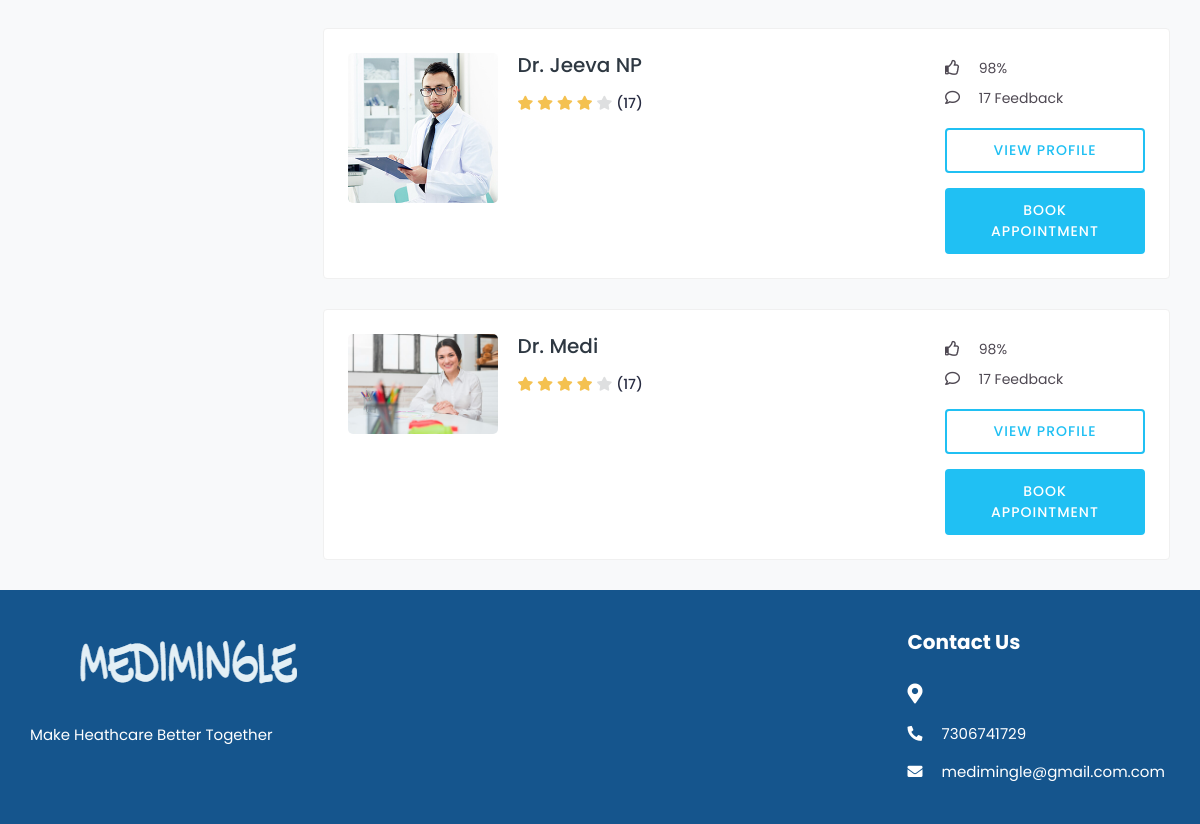
The app's page /doctor_search/ (signed in, lower part), older data.
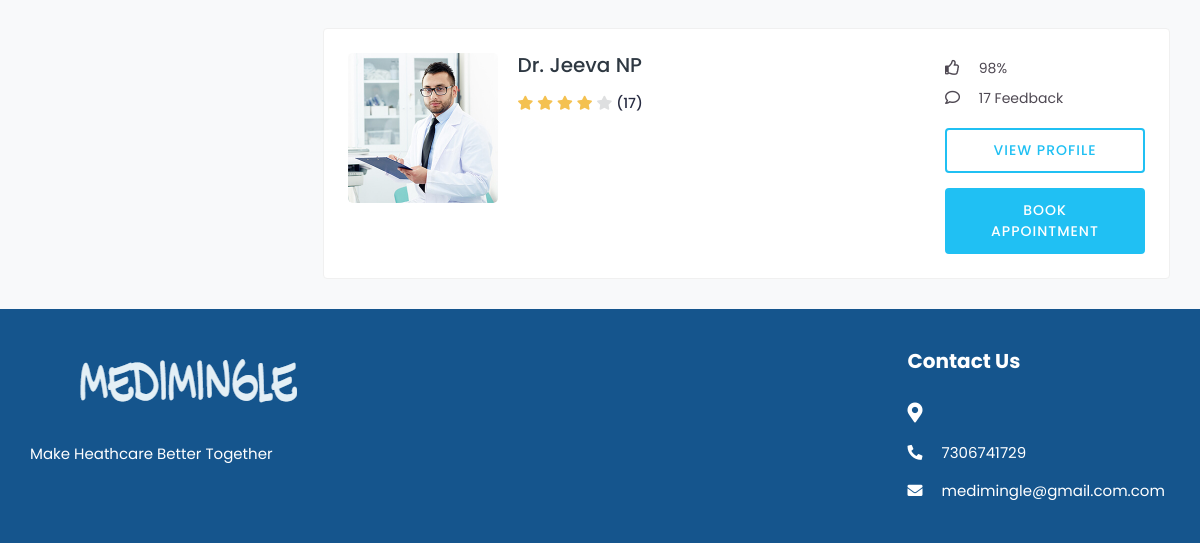
The same page, newer data.
### medi/models.py (models this page shows, shortened)
class Doctor(models.Model):
    user = models.OneToOneField(tbl_user, on_delete=models.CASCADE)
    city  = models.CharField(max_length=50,null=True,blank=True)
    profile_image = models.ImageField(upload_to='doctor/',default='default.png')
    gender = models.CharField(max_length=10, blank=True)
    description = models.TextField(blank=True)
    date_joined = models.DateTimeField(default=datetime.now, blank=True)
    consulting_fee = models.DecimalField(max_digits=10, decimal_places=2,blank=True,null=True)
    registration_number = models.CharField(max_length=50, null=True, blank=True)
    certificate = models.FileField(upload_to='certificates/', null=True, blank=True)

class tbl_user(AbstractUser):
    email=models.EmailField(unique=True)
    phone_number=models.CharField(max_length=15, null=True)
    USER_TYPE_CHOICES = (
        ('patient', 'Patient'),('doctor', 'Doctor'),
    )
    user_type = models.CharField(
        max_length=10,
        choices=USER_TYPE_CHOICES,
        default='patient',
    )
    is_email_verified = models.BooleanField(default=False)
    email_verification_token = models.CharField(max_length=255, blank=True, null=True)
    status= models.BooleanField(default=False)

### medi/views.py (the view)
# urls.py: path('doctor_search/', views.doctor_search, name='doctor_search'),
@never_cache
@login_required(login_url='signin')
@never_cache
@login_required(login_url='signin')
def doctor_search(request):
    gender_type = request.GET.get('gender_type')
    select_specialist = request.GET.getlist('select_specialist')
    doctors = Doctor.objects.all()
    if gender_type:
        doctors = doctors.filter(gender=gender_type)
    if select_specialist:
        doctors = doctors.filter(doctorspecialization__specialized_category__in=select_specialist)
    return render(request, 'doctor_search.html', {'doctors': doctors})

### templates/doctor_search.html (shortened to what this page needs)
{% load static %}
<!DOCTYPE html>
<html lang="en">
<head>
		<link rel="stylesheet" href="{% static '/assets/css/bootstrap.min.css'%}">
		<link rel="stylesheet" href="{% static '/assets/plugins/fontawesome/css/fontawesome.min.css'%}">
		<link rel="stylesheet" href="{% static '/assets/plugins/fontawesome/css/all.min.css'%}">
		<link rel="stylesheet" href="{% static '/assets/css/style.css'%}">
	</head>
	<body>
		<div class="main-wrapper">
			{% load static %}
			<div class="content">
				<div class="container-fluid">
					<div class="row">
						<div class="col-md-12 col-lg-4 col-xl-3 theiaStickySidebar">
						</div>
						<div class="col-md-12 col-lg-8 col-xl-9">
							{% for doctor in doctors %}
							<div class="card">
								<div class="card-body">
									<div class="doctor-widget">
										<div class="doc-info-left">
											<div class="doctor-img">
												<a href="{% url 'profile' doctor.id %}">
													<img src="{{ doctor.profile_image.url }}" class="img-fluid" alt="User Image">
												</a>
											</div>
											<div class="doc-info-cont">
												<h4 class="doc-name"><a href="{% url 'profile' doctor.id %}">Dr. {{doctor.user.first_name}} {{doctor.user.last_name}}</a></h4>
												<div class="rating">
													<i class="fas fa-star filled"></i>
													<i class="fas fa-star filled"></i>
													<i class="fas fa-star filled"></i>
													<i class="fas fa-star filled"></i>
													<i class="fas fa-star"></i>
													<span class="d-inline-block average-rating">(17)</span>
												</div>
											</div>
										</div>
										<div class="doc-info-right">
											<div class="clini-infos">
												<ul>
													<li><i class="far fa-thumbs-up"></i> 98%</li>
													<li><i class="far fa-comment"></i> 17 Feedback</li>
													</ul>
											</div>
											<div class="clinic-booking">
												<a class="view-pro-btn" href="doctor-profile.html">View Profile</a>
												<a class="apt-btn" href="{% url 'booking' doctor.id %}">Book Appointment</a>
											</div>
										</div>
									</div>
								</div>
							</div>
							{% endfor %}
						</div>
					</div>
				</div>
			</div>
			<footer class="footer">
				<div class="footer-top">
					<div class="container-fluid">
						<div class="row">
							<div class="col-lg-3 col-md-6">
								<div class="footer-widget footer-about">
									<div class="footer-logo">
										<img src="{% static '/assets/img/logo.png'%}" alt="logo">
									</div>
									<div class="footer-about-content">
										<p>Make Heathcare Better Together</p>
									</div>
								</div>
							</div>
							<div class="col-lg-3 col-md-6">
							</div>
							<div class="col-lg-3 col-md-6">
							</div>
							<div class="col-lg-3 col-md-6">
								<div class="footer-widget footer-contact">
									<h2 class="footer-title">Contact Us</h2>
									<div class="footer-contact-info">
										<div class="footer-address">
											<span><i class="fas fa-map-marker-alt"></i></span>
										</div>
										<p>
											<i class="fas fa-phone-alt"></i>
											7306741729
										</p>
										<p class="mb-0">
											<i class="fas fa-envelope"></i>
											medimingle@gmail.com.com
										</p>
									</div>
								</div>
							</div>
						</div>
					</div>
				</div>
						</div>
	</body>
</html>

Row changes from the older to the newer data that the page shows:
removed Doctor: profile_image (placeholder picture), user.first_name "Medi"
